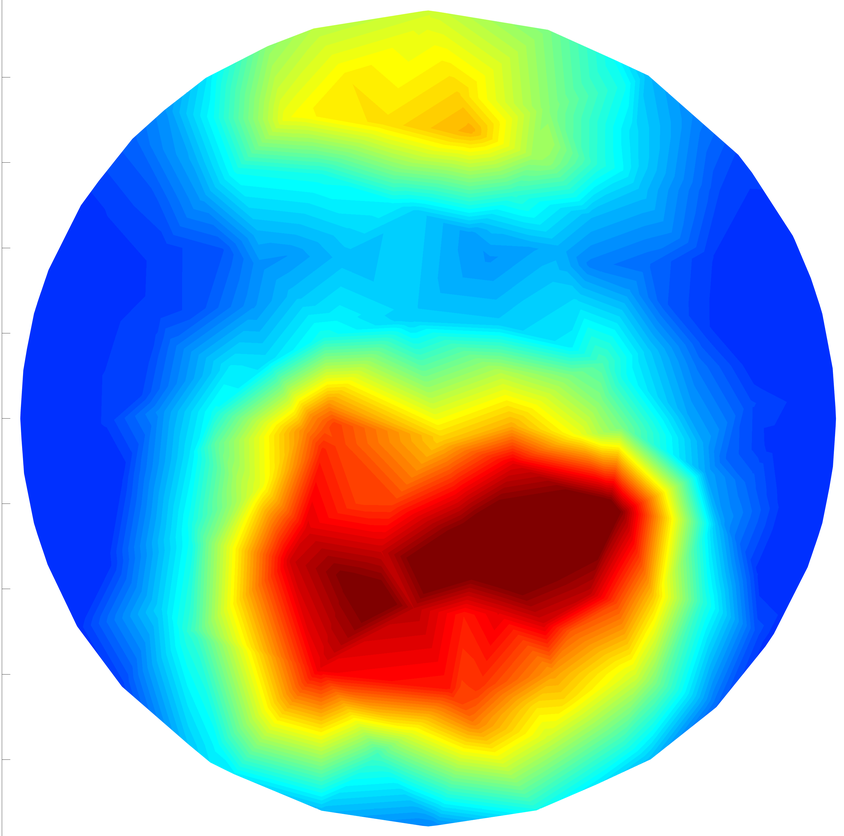
#> input picture eitcrop.png, 844 x 836 px, shrunk from 2823 x 2796 before the run
$ python three_d.py
#> lines starting #> are read from the running program, lines starting #| are printed output that depends on the picture
import numpy as np
import matplotlib.pyplot as plt
from mpl_toolkits.mplot3d import Axes3D

fig = plt.figure()
ax = fig.add_subplot(111, projection='3d')

# your real data here - some 3d boolean array
img = plt.imread('eitcrop.png')
#> img is the input picture: shape (836, 844, 3) float32; mean R, G, B 0.539, 0.711, 0.706
x, y, z = np.indices((10, 10, 10))
voxels = (x == y) | (y == z)

ax.voxels(voxels)

plt.show()
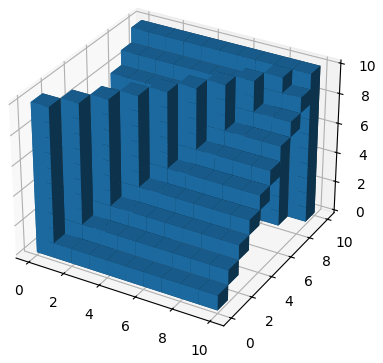
#> figure drawn by matplotlib, 1 panel
